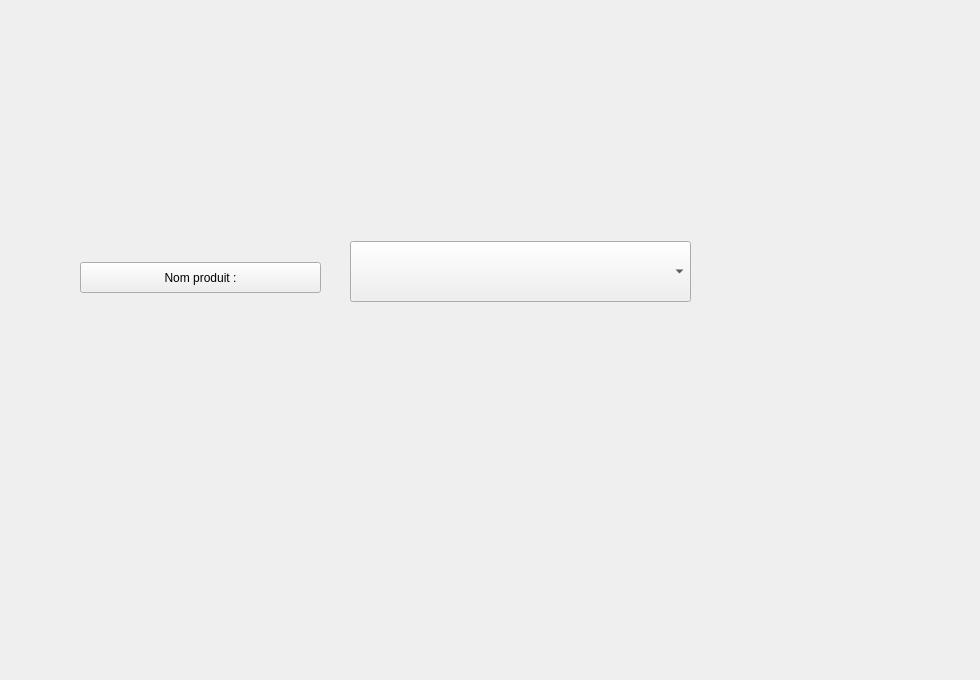
     <widget class="QWidget" name="page2">
      <property name="styleSheet">
       <string notr="true">background-image:url(:/interface/ajout-mod-rayon)


</string>
      </property>
      <widget class="QLineEdit" name="idR">
       <property name="geometry">
        <rect>
         <x>360</x>
         <y>140</y>
         <width>331</width>
         <height>31</height>
        </rect>
       </property>
       <property name="styleSheet">
        <string notr="true">background:transparent;
border:none;
</string>
       </property>
      </widget>
      <widget class="QLineEdit" name="etat">
       <property name="geometry">
        <rect>
         <x>360</x>
         <y>380</y>
         <width>331</width>
         <height>31</height>
        </rect>
       </property>
       <property name="styleSheet">
        <string notr="true">background:transparent;
border:none;
</string>
       </property>
      </widget>
      <widget class="QPushButton" name="doneR">
       <property name="geometry">
        <rect>
         <x>770</x>
         <y>620</y>
         <width>81</width>
         <height>51</height>
        </rect>
       </property>
       <property name="styleSheet">
        <string notr="true">background:transparent;
border:none;
</string>
       </property>
       <property name="text">
        <string/>
       </property>
      </widget>
      <widget class="QPushButton" name="PrecRA">
       <property name="geometry">
        <rect>
         <x>890</x>
         <y>620</y>
         <width>81</width>
         <height>51</height>
        </rect>
       </property>
       <property name="styleSheet">
        <string notr="true">background:transparent;
border:none;
</string>
       </property>
       <property name="text">
        <string/>
       </property>
      </widget>
      <widget class="QComboBox" name="nomPR">
       <property name="geometry">
        <rect>
         <x>350</x>
         <y>241</y>
         <width>341</width>
         <height>61</height>
        </rect>
       </property>
      </widget>
      <widget class="QPushButton" name="nomproduitB">
       <property name="geometry">
        <rect>
         <x>80</x>
         <y>262</y>
         <width>241</width>
         <height>31</height>
        </rect>
       </property>
       <property name="text">
        <string>Nom produit :</string>
       </property>
      </widget>
      <widget class="QLineEdit" name="quantitePR">
       <property name="geometry">
        <rect>
         <x>350</x>
         <y>490</y>
         <width>331</width>
         <height>31</height>
        </rect>
       </property>
       <property name="styleSheet">
        <string notr="true">background:transparent;
border:none;
</string>
       </property>
      </widget>
     </widget>
